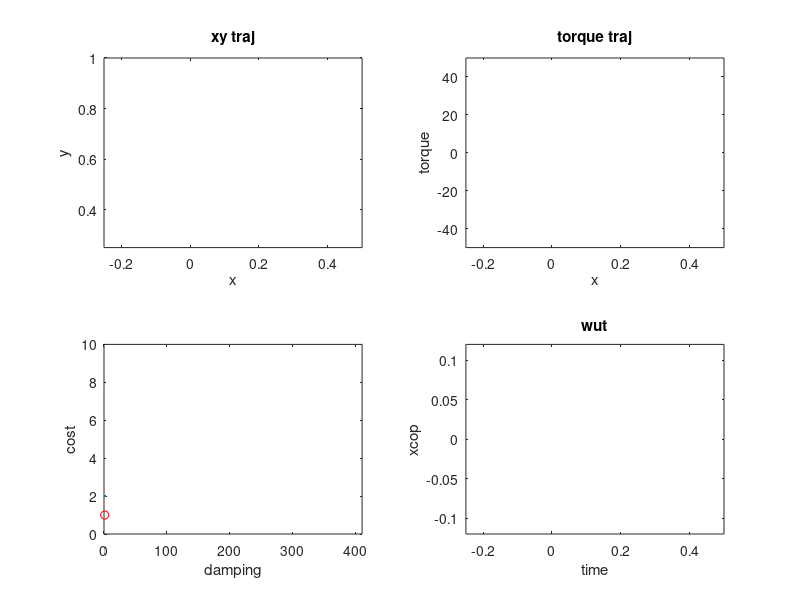

This figure's MATLAB source: (Note: this script raises an error after producing the figure.)
% MHector

% 6.5.18
% COL analysis
clc; clear; close all
record_video = 0;
if record_video==1
    v=VideoWriter('torques_over_damping','MPEG-4');
    v.FrameRate=10;
    open(v);
end
strucc = dir('C:\\Users\mike-\Documents\DRL\collocation\opt_results\damping_results\opt_damping_*');

cmax = 410;
fig = figure;
hold on
subplot(2,2,1); an1 = plot(1,1);
axis([-0.25, .5, .25, 1]); title('xy traj'); xlabel('x'); ylabel('y');
subplot(2,2,2); an2 = plot(1,1); hold on; an22 = plot(2,2);
axis([-.25, .5, -50, 50]); title('torque traj'); xlabel('x'); ylabel('torque');
subplot(2,2,3); an3 = plot(1,1,'ro'); hold on; an32 = plot(2,2);
axis([0,cmax, 0, 10]); xlabel('damping'); ylabel('cost');
subplot(2,2,4); an4 = plot(1,1);
axis([-.25, .5, -.12, .12]); xlabel('x'); ylabel('xcop')
% an2 = plot(2,2);
title = title('wut');
% axis([-0.25, 0.25, .1, .9])

% legend('leg torque', 'ankle torque')
xlabel('time')
% ylabel('torque')

for i = 1:length(strucc)
    filename = strucc(i).name;
    filename = strcat('C:\\Users\mike-\Documents\DRL\collocation\opt_results\damping_results\', filename);
    load(filename)
    results{i} = opt_results;
    c(i) = opt_results.c;
    if opt_results.c == 150
        pause
    end
end
[c_sorted,i] = sort(c);

q=1;
for k = 1:length(i)
    results_sorted_c{k} = results{i(k)};
    flags(k) = results{i(k)}.flag;
    if results{i(k)}.flag > 0
        c_graph(q) = results{i(k)}.c;
        cost_graph(q) = results{i(k)}.cost;
        q = q+1;
    end
end
an32.XData = c_graph;
an32.YData = cost_graph;
for i = 1:numel(results)
    if results_sorted_c{i}.flag > 0
        time = results_sorted_c{i}.t;
        leg_response = results_sorted_c{i}.Tleg;
        ankle_response = results_sorted_c{i}.Tankle;
        x = results_sorted_c{i}.x;
        y = results_sorted_c{i}.y;
        r = results_sorted_c{i}.r;
        k = results_sorted_c{i}.k;
        xcop = -ankle_response .* r ./(k .*(results_sorted_c{i}.r0 -r).* y);

        an1.XData = x;
        an1.YData = y;

        an2.XData = x;
        an2.YData = ankle_response;  
        
        an22.XData = x;
        an22.YData = leg_response; 
        
        an3.XData = results_sorted_c{i}.c;
        an3.YData = results_sorted_c{i}.cost;
        
        an4.XData = x;
        an4.YData = xcop;

        drawnow
        title.String = ['damping = ', num2str(floor(results_sorted_c{i}.c))];
        pause(.05)
        if record_video==1
            F=getframe(gcf);
            writeVideo(v,F);
        end
    end
end

if record_video == 1
    close(v)
end

% figure
% subplot(2,2,1)
% 
% plot(c,flag,'bo')
% title('fmincon ending state flag')
% subplot(2,2,2)
% 
% plot(c,cost,'bo')
% title('cost')
% subplot(2,2,3)
% 
% plot(c,leg_response,'bo'); hold on
% plot(c,ankle_response,'ro')
% title('torque squared')
